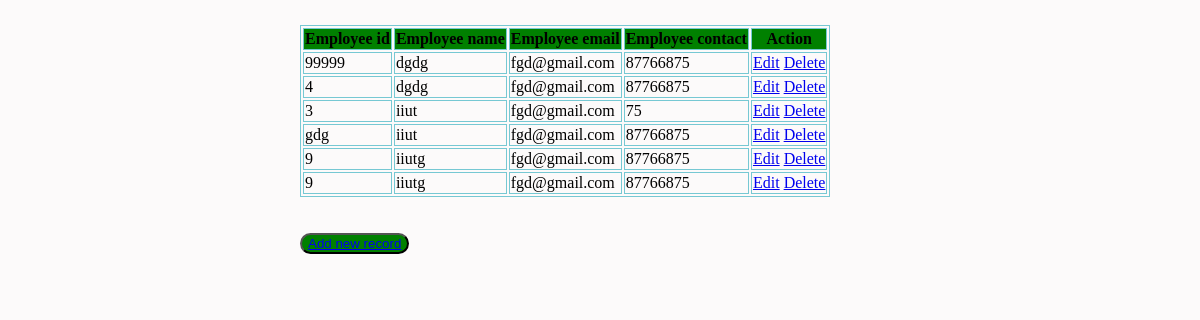
The page /show on the database its author committed.
### employee/models.py (models this page shows, shortened)
class Employee(models.Model):
    eid=models.CharField(max_length=20)
    ename=models.CharField(max_length=100)
    eemail=models.EmailField()
    econtact=models.CharField(max_length=15)
    class Meta:
        db_table="employee"

### employee/views.py (the view)
# urls.py: path('show', views.show),
def show(request):
    employees=Employee.objects.all()
    return render(request,'show.html',{'employees':employees})

### employee/templates/show.html (shortened to what this page needs)
{% load static %}
<html>
<head>
    <link rel="stylesheet" href="{% static "style.css" %}">
</head>
<body>
    <table>
        <thead>
            <tr>
                <th>Employee id</th>
                <th>Employee name</th>
                <th>Employee email</th>
                <th>Employee contact</th>
                <th>Action</th>
            </tr>
        </thead>
        <tbody>
            {% for employee in employees %}
            <tr>
                <td>{{ employee.eid }}</td>
                <td>{{ employee.ename }}</td>
                <td>{{ employee.eemail }}</td>
                <td>{{ employee.econtact }}</td>
                <td>
                    <a href="/edit/{{ employee.id }}">Edit</a>
                    <a href="/delete/{{employee.id}}">Delete</a>
                </td>
            </tr>
            {% endfor %}
        </tbody>
    </table>
    <br>
    <br>
    <button><a href="/emp">Add new record</a></button>
</body>
</html>

### employee/static/style.css (style rules this page uses)
body { background: rgb(252, 250, 250); height: 100%; margin: 25px 0; padding-left: 300px; }
table,th,td { border: 1px solid rgb(118, 200, 211); }
th { background-color: green; }
button { border-radius: 12px; color: rgb(255, 255, 255); background-color: green; cursor: pointer; }

### rows shown on the page
Employee: eid "99999", ename "dgdg", eemail "fgd@gmail.com", econtact "87766875"
Employee: eid "4", ename "dgdg", eemail "fgd@gmail.com", econtact "87766875"
Employee: eid "3", ename "iiut", eemail "fgd@gmail.com", econtact "75"
Employee: eid "gdg", ename "iiut", eemail "fgd@gmail.com", econtact "87766875"
Employee: eid "9", ename "iiutg", eemail "fgd@gmail.com", econtact "87766875"
Employee: eid "9", ename "iiutg", eemail "fgd@gmail.com", econtact "87766875"
